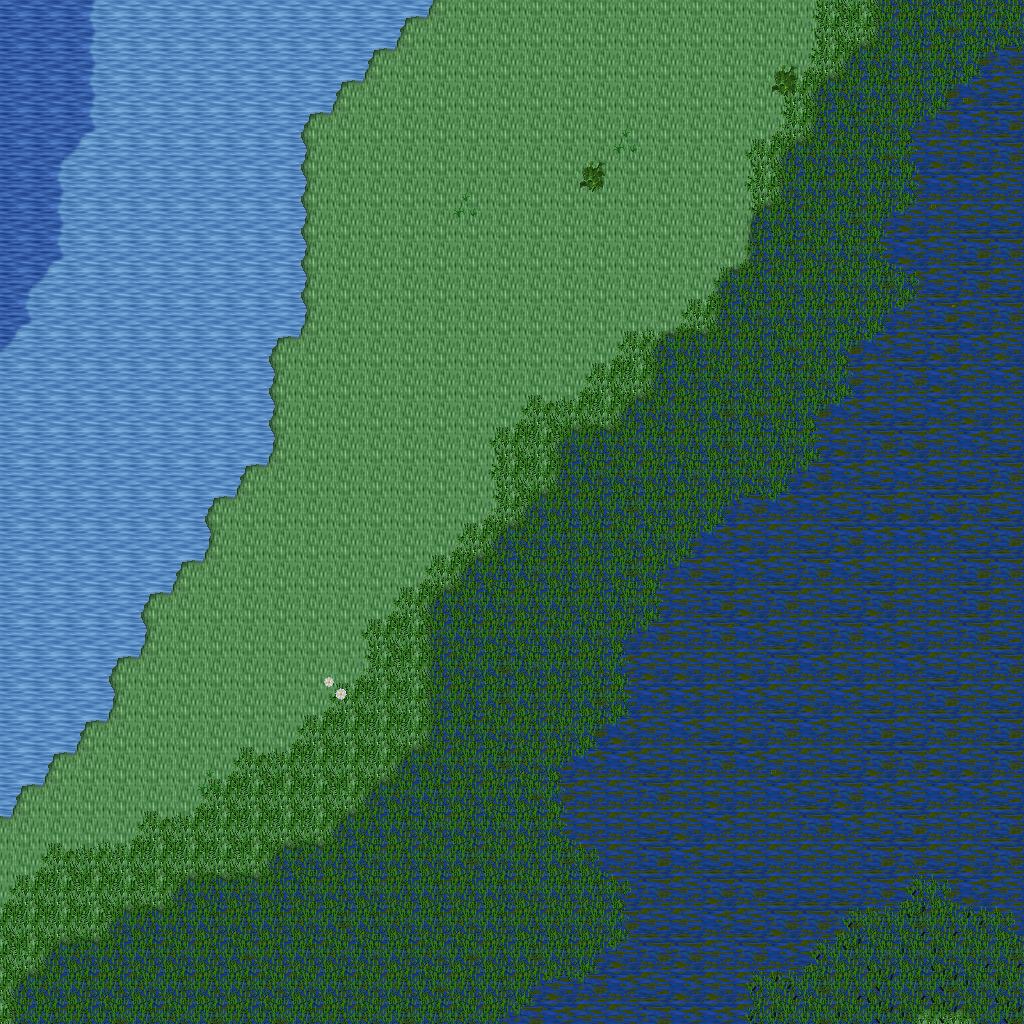

A level layout from a 2D game, rendered from its tile map. Below: a short description, then the map file with tile-grid data replaced by summaries:
An orthogonal 32x32 tile map with 32x32 px tiles, 5 tile layers (Ground, Objects, Objects2, Above, ...), 1 hidden layer not drawn, 33 tilesets.

<map version="1.10" tiledversion="1.11.0" orientation="orthogonal" renderorder="right-down" width="32" height="32" tilewidth="32" tileheight="32" infinite="0" nextlayerid="11" nextobjectid="1">
 <tileset firstgid="1" name="ground_ground" tilewidth="32" tileheight="32" tilecount="33" columns="3">
  <image source="../drawable/ground_ground.png" width="96" height="352" />
 </tileset>
 <tileset firstgid="34" name="ground_ice_ice" tilewidth="32" tileheight="32" tilecount="3" columns="3">
  <image source="../drawable/ground_ice_ice.png" width="96" height="32" />
 </tileset>
 <tileset firstgid="37" name="ground_water_pool" tilewidth="32" tileheight="32" tilecount="72" columns="3">
  <image source="../drawable/ground_water_pool.png" width="96" height="768" />
 </tileset>
 <tileset firstgid="109" name="ground_grass_edges" tilewidth="32" tileheight="32" tilecount="36" columns="12">
  <image source="../drawable/ground_grass_edges.png" width="384" height="96" />
 </tileset>
 <tileset firstgid="145" name="ground_ridge_ice_2" tilewidth="32" tileheight="32" tilecount="42" columns="7">
  <image source="../drawable/ground_ridge_ice_2.png" width="224" height="192" />
 </tileset>
 <tileset firstgid="187" name="ground_ridge_earth_dark" tilewidth="32" tileheight="32" tilecount="96" columns="12">
  <image source="../drawable/ground_ridge_earth_dark.png" width="384" height="256" />
 </tileset>
 <tileset firstgid="283" name="ground_rock_pebbles" tilewidth="32" tileheight="32" tilecount="3" columns="1">
  <image source="../drawable/ground_rock_pebbles.png" width="32" height="96" />
 </tileset>
 <tileset firstgid="286" name="plant_grasses" tilewidth="32" tileheight="32" tilecount="6" columns="3">
  <image source="../drawable/plant_grasses.png" width="96" height="64" />
 </tileset>
 <tileset firstgid="292" name="plant_bush_bushes" tilewidth="32" tileheight="32" tilecount="10" columns="5">
  <image source="../drawable/plant_bush_bushes.png" width="160" height="64" />
 </tileset>
 <tileset firstgid="302" name="ground_cobbled_paving" tilewidth="32" tileheight="32" tilecount="1" columns="1">
  <image source="../drawable/ground_cobbled_paving.png" width="32" height="32" />
 </tileset>
 <tileset firstgid="303" name="ground_grass_corners" tilewidth="32" tileheight="32" tilecount="24" columns="6">
  <image source="../drawable/ground_grass_corners.png" width="192" height="128" />
 </tileset>
 <tileset firstgid="327" name="plant_flower_daisy_white" tilewidth="32" tileheight="32" tilecount="8" columns="2">
  <image source="../drawable/plant_flower_daisy_white.png" width="64" height="128" />
 </tileset>
 <tileset firstgid="335" name="plant_flower_daisy_blue" tilewidth="32" tileheight="32" tilecount="8" columns="2">
  <image source="../drawable/plant_flower_daisy_blue.png" width="64" height="128" />
 </tileset>
 <tileset firstgid="343" name="item_armor_sword_rack" tilewidth="32" tileheight="32" tilecount="4" columns="2">
  <image source="../drawable/item_armor_sword_rack.png" width="64" height="64" />
 </tileset>
 <tileset firstgid="347" name="plant_stump_small_stump" tilewidth="32" tileheight="32" tilecount="4" columns="2">
  <image source="../drawable/plant_stump_small_stump.png" width="64" height="64" />
 </tileset>
 <tileset firstgid="351" name="item_postbox" tilewidth="32" tileheight="32" tilecount="4" columns="2">
  <image source="../drawable/item_postbox.png" width="64" height="64" />
 </tileset>
 <tileset firstgid="355" name="item_armor_weapons_rack" tilewidth="32" tileheight="32" tilecount="18" columns="9">
  <image source="../drawable/item_armor_weapons_rack.png" width="288" height="64" />
 </tileset>
 <tileset firstgid="373" name="item_pot_pot_golden_centred" tilewidth="32" tileheight="32" tilecount="3" columns="3">
  <image source="../drawable/item_pot_pot_golden_centred.png" width="96" height="32" />
 </tileset>
 <tileset firstgid="376" name="logic_creature_orc" tilewidth="32" tileheight="32" tilecount="6" columns="6">
  <image source="../drawable/logic_creature_orc.png" width="192" height="32" />
 </tileset>
 <tileset firstgid="382" name="logic_creature_animal" tilewidth="32" tileheight="32" tilecount="32" columns="8">
  <image source="../drawable/logic_creature_animal.png" width="256" height="128" />
 </tileset>
 <tileset firstgid="414" name="logic_creature_gnome" tilewidth="32" tileheight="32" tilecount="6" columns="6">
  <image source="../drawable/logic_creature_gnome.png" width="192" height="32" />
 </tileset>
 <tileset firstgid="420" name="logic_portal" tilewidth="32" tileheight="32" tilecount="24" columns="8">
  <image source="../drawable/logic_portal.png" width="256" height="96" />
 </tileset>
 <tileset firstgid="444" name="logic_collision" tilewidth="32" tileheight="32" tilecount="1" columns="1">
  <image source="../drawable/logic_collision.png" width="32" height="32" />
 </tileset>
 <tileset firstgid="445" name="logic_creature_frogman" tilewidth="32" tileheight="32" tilecount="3" columns="3">
  <image source="../drawable/logic_creature_frogman.png" width="96" height="32" />
 </tileset>
 <tileset firstgid="448" name="ground_water_swamp_water" tilewidth="32" tileheight="32" tilecount="33" columns="3">
  <image source="../drawable/ground_water_swamp_water.png" width="96" height="352" />
 </tileset>
 <tileset firstgid="481" name="plant_grasses_swamp" tilewidth="32" tileheight="32" tilecount="42" columns="6">
  <image source="../drawable/plant_grasses_swamp.png" width="192" height="224" />
 </tileset>
 <tileset firstgid="523" name="plant_stump_hollow_logs" tilewidth="32" tileheight="32" tilecount="6" columns="3">
  <image source="../drawable/plant_stump_hollow_logs.png" width="96" height="64" />
 </tileset>
 <tileset firstgid="529" name="plant_tree_tree_darkgreen" tilewidth="32" tileheight="32" tilecount="88" columns="8">
  <image source="../drawable/plant_tree_tree_darkgreen.png" width="256" height="352" />
 </tileset>
 <tileset firstgid="617" name="plant_tree_dead_tree_3" tilewidth="32" tileheight="32" tilecount="16" columns="4">
  <image source="../drawable/plant_tree_dead_tree_3.png" width="128" height="128" />
 </tileset>
 <tileset firstgid="633" name="building_chimney_smoke" tilewidth="32" tileheight="32" tilecount="40" columns="4">
  <image source="../drawable/building_chimney_smoke.png" width="128" height="320" />
 </tileset>
 <tileset firstgid="673" name="building_huts" tilewidth="32" tileheight="32" tilecount="338" columns="26">
  <image source="../drawable/building_huts.png" width="832" height="416" />
 </tileset>
 <tileset firstgid="1011" name="logic_creature_fowl" tilewidth="32" tileheight="32" tilecount="6" columns="6">
  <image source="../drawable/logic_creature_fowl.png" width="192" height="32" />
 </tileset>
 <tileset firstgid="1017" name="logic_creature_elemental" tilewidth="32" tileheight="32" tilecount="16" columns="8">
  <image source="../drawable/logic_creature_elemental.png" width="256" height="64" />
 </tileset>
 <layer id="1" name="Ground" width="32" height="32">
  <data>[1024 cells, 1024 non-empty, 24 distinct tile ids]</data>
 </layer>
 <layer id="2" name="Objects" width="32" height="32">
  <data>[1024 cells, 56 non-empty, 8 distinct tile ids]</data>
 </layer>
 <layer id="3" name="Objects2" width="32" height="32">
  <data>[1024 cells, 378 non-empty, 25 distinct tile ids]</data>
 </layer>
 <layer id="4" name="Above" width="32" height="32">
  <data>[1024 cells, 0 non-empty, 0 distinct tile ids]</data>
 </layer>
 <layer id="5" name="Above2" width="32" height="32">
  <data>[1024 cells, 0 non-empty, 0 distinct tile ids]</data>
 </layer>
 <layer id="6" name="Walkable" width="32" height="32" visible="0">
  <data>[1024 cells, 27 non-empty, 1 distinct tile ids]</data>
 </layer>
 <objectgroup id="7" name="Mapevents" />
 <objectgroup id="8" name="Spawn" />
 <objectgroup id="9" name="Keys" />
 <objectgroup id="10" name="Replace" />
</map>
